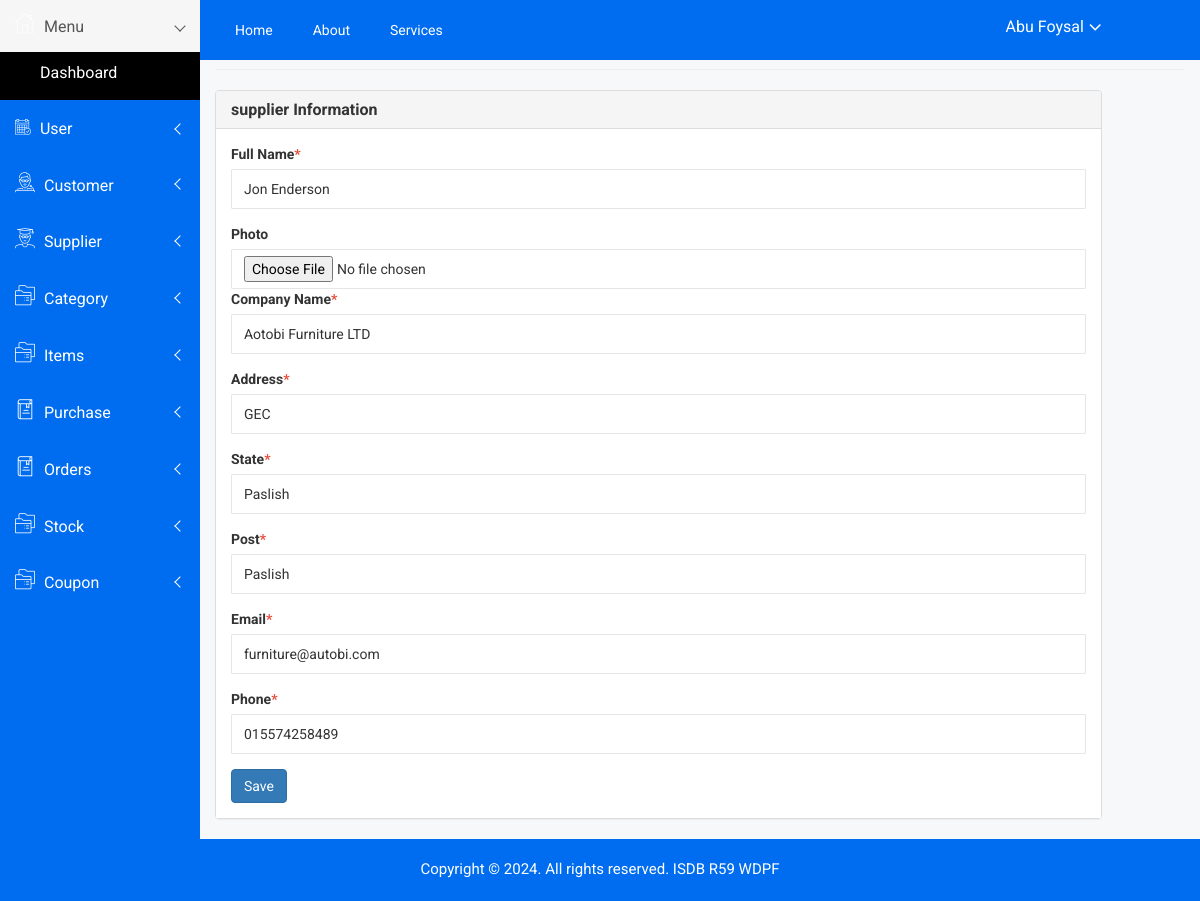
The page /admin/supplier_edit.php?id=23 (signed in) on the database its author committed.
### tables this page shows
CREATE TABLE `supplier` (
  `id` int(11) NOT NULL AUTO_INCREMENT,
  `name` varchar(100) DEFAULT NULL,
  `photo` varchar(100) NOT NULL,
  `company_name` varchar(100) NOT NULL,
  `address` varchar(50) NOT NULL,
  `state` varchar(100) NOT NULL,
  `post` varchar(50) NOT NULL,
  `email` varchar(50) NOT NULL,
  `contact` varchar(100) DEFAULT NULL,
  `created_at` datetime DEFAULT NULL,
  `created_by` int(11) DEFAULT NULL,
  `updated_at` datetime DEFAULT NULL,
  `updated_by` int(11) DEFAULT NULL,
  `deleted_at` datetime DEFAULT NULL,
  PRIMARY KEY (`id`),
  UNIQUE KEY `email` (`email`)
);

### admin/class/crud.php (called while the page is built, shortened)
<?php
    class crud{
        private $host='localhost';
        private $connection;
        public function __construct($user,$password,$database){
            $this->user=$user;
            $this->password=$password;
            $this->database=$database;
            $this->connection=new mysqli($this->host,$this->user,$this->password,$this->database);
        }
        public function common_select_single($table,$fields='*',$condition=false,$sort_field=false,$sort='ASC'){
            $result=array();
            $error=false;
            $sql="select $fields from $table where deleted_at is null ";
            if(is_array($condition)){
                $sql.=" and ";
                foreach($condition as $k=>$v){
                    $v = $this->connection->real_escape_string($v);
                    $sql.="$k='$v' and ";
                }
                $sql=rtrim($sql,'and ');
            }
            $rs=$this->connection->query($sql);
            if($rs){
                if($rs->num_rows > 0){
                    while($r=$rs->fetch_object()){
                        $result=$r;
                    }
                }
            }else{
                $error=$this->connection->error;
            }
            $return = array('data'=>$result,'error'=>$error);
            return $return;
        }
    }
?>

### admin/include/connection.php (called while the page is built, shortened)
<?php
    include_once('class/crud.php');
    $mysqli=new crud("root","","sports_store");
?>

### admin/supplier_edit.php (the view, shortened to what this page needs)
<?php include('include/header.php') ; ?>
<div class="container-fluid">
    <h4 class="page-header"><small>supplier/</small> Update</h4>
    <?php
        $olddata=array();
        $con['id']=$_GET['id'];
        $result=$mysqli->common_select_single('supplier','*',$con);
        if($result){
            if($result['data']){
                $olddata=$result['data'];
            }
        }
    ?>
    <div class="row">
        <div class="col-md-11">
            <div class="panel panel-default">
                <div class="panel-heading">
                    <h5 class="panel-title">supplier Information</h5>
                </div>
                <div class="panel-body">
                <form method="post" action="" enctype="multipart/form-data">
                        <div class="form-group">
                            <label for="supplier">Full Name<span class="text-danger">*</span></label>
                            <input type="text" name="name" class="form-control" id="supplier" placeholder="supplier" value="<?= $olddata->name ?>" />
                        </div>
                        <label for="img">Photo </label>
                            <input type="file" name="photo" class="form-control" id="img" placeholder="" value="<?= $olddata->name ?>" />
                        <div class="form-group">
                            <label for="company_name">Company Name<span class="text-danger">*</span></label>
                            <input type="text" name="company_name" class="form-control" id="company_name" placeholder="Company Name" value="<?= $olddata->company_name ?>" />
                        </div>
                        <div class="form-group">
                            <label for="address" >Address<span class="text-danger">*</span></label>
                            <input required="" type="text" name="address" class="form-control" id="address" placeholder="address" value="<?= $olddata->address ?>" />
                        </div>
                        <div class="form-group">
                            <label for="state" >State<span class="text-danger">*</span></label>
                            <input required="" type="text" name="state" class="form-control" id="state" placeholder="state" value="<?= $olddata->state ?>" />
                        </div>
                        <div class="form-group">
                            <label for="post" >Post<span class="text-danger">*</span></label>
                            <input required="" type="text" name="post" class="form-control" id="post" placeholder="Post" value="<?= $olddata->post ?>" />
                        </div>
                        <div class="form-group">
                            <label for="email" >Email<span class="text-danger">*</span></label>
                            <input required="" type="email" name="email" class="form-control" id="email" placeholder="Email" value="<?= $olddata->email ?>" />
                        </div>
                        <div class="form-group">
                            <label for="phone">Phone<span class="text-danger">*</span></label>
                            <input required="" type="number" name="contact" class="form-control" id="phone" placeholder="Phone" value="<?= $olddata->contact ?>" />
                        </div>
                        <button type="submit" class="btn btn-primary">Save</button>
                    </form>
                </div>
            </div>
        </div>
    </div>
</div>
<?php include('include/footer.php') ; ?>

### admin/assets/css/main.css (style rules this page uses)
html { color: #222; font-size: 1em; line-height: 1.4; }

### rows shown on the page
supplier: name "Jon Enderson", company_name "Aotobi Furniture LTD", address "GEC", state "Paslish", post "Paslish", email "furniture@autobi.com", contact "015574258489"

### other values the page prints
$_SESSION['name'] "Abu Foysal"
